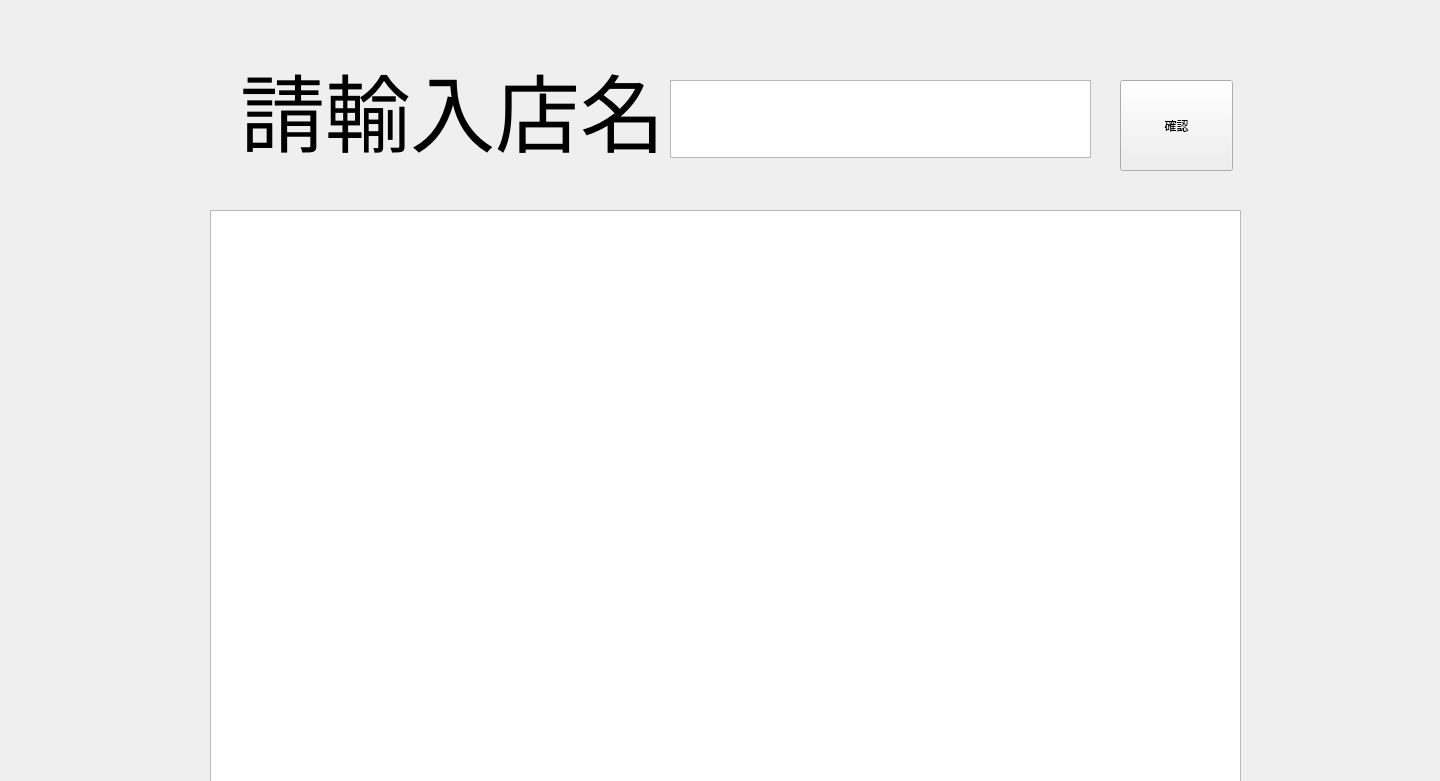
<?xml version="1.0" encoding="UTF-8"?>
<ui version="4.0">
 <class>Form</class>
 <widget class="QWidget" name="Form">
  <property name="geometry">
   <rect>
    <x>0</x>
    <y>0</y>
    <width>1440</width>
    <height>781</height>
   </rect>
  </property>
  <property name="windowTitle">
   <string>Form</string>
  </property>
  <widget class="QLabel" name="label">
   <property name="geometry">
    <rect>
     <x>240</x>
     <y>20</y>
     <width>491</width>
     <height>181</height>
    </rect>
   </property>
   <property name="text">
    <string>&lt;html&gt;&lt;head/&gt;&lt;body&gt;&lt;p&gt;&lt;span style=&quot; font-size:64pt;&quot;&gt;請輸入店名：&lt;/span&gt;&lt;/p&gt;&lt;/body&gt;&lt;/html&gt;</string>
   </property>
  </widget>
  <widget class="QPlainTextEdit" name="plainTextEdit">
   <property name="geometry">
    <rect>
     <x>670</x>
     <y>80</y>
     <width>421</width>
     <height>78</height>
    </rect>
   </property>
  </widget>
  <widget class="QGraphicsView" name="graphicsView">
   <property name="geometry">
    <rect>
     <x>210</x>
     <y>210</y>
     <width>1031</width>
     <height>591</height>
    </rect>
   </property>
  </widget>
  <widget class="QPushButton" name="pushButton">
   <property name="geometry">
    <rect>
     <x>1120</x>
     <y>80</y>
     <width>113</width>
     <height>91</height>
    </rect>
   </property>
   <property name="text">
    <string>確認</string>
   </property>
  </widget>
 </widget>
 <resources/>
 <connections/>
</ui>
